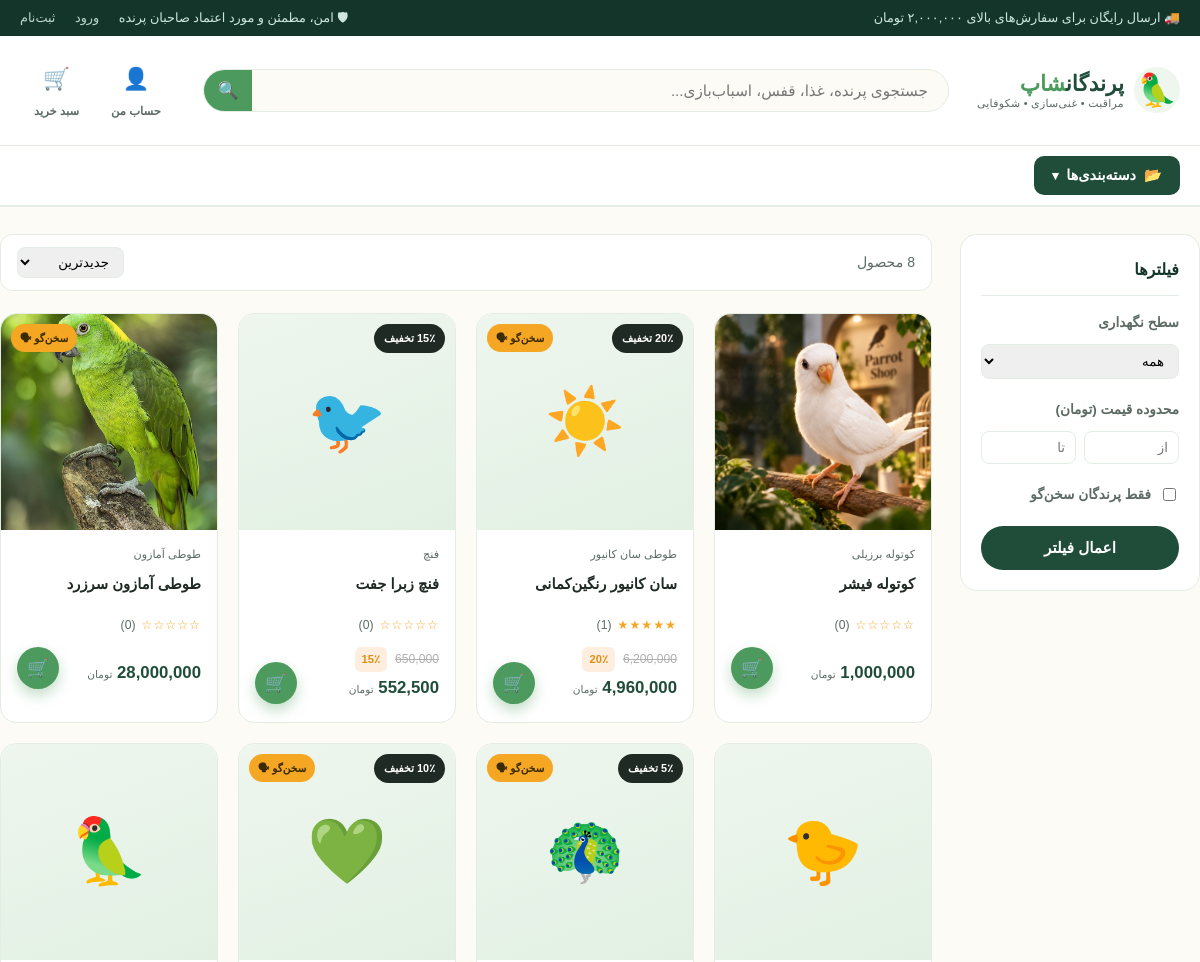
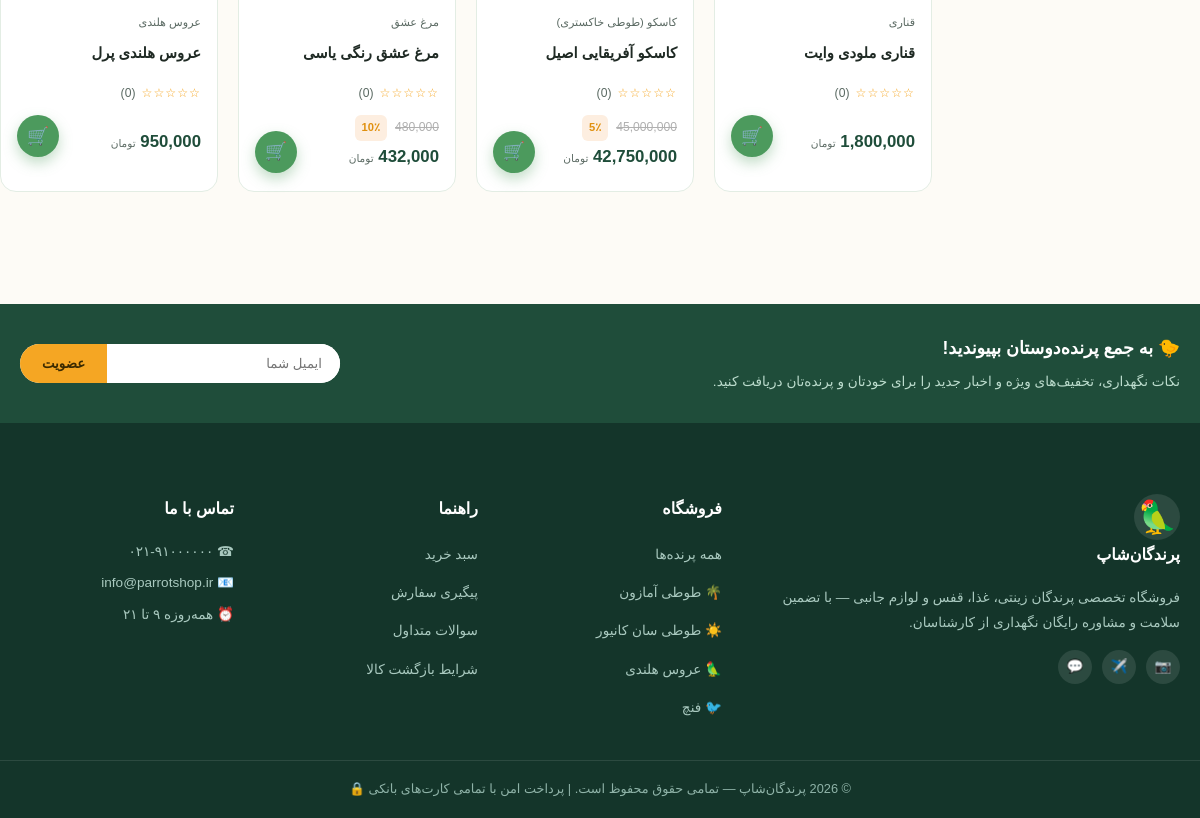
Page /birds/ on the committed database (2 pictures, top to bottom).
### shop/models.py (models this page shows, shortened)
class Bird(models.Model):
    GENDER_CHOICES = [("M", "نر"), ("F", "ماده"), ("U", "نامشخص")]
    LEVEL_CHOICES = [
        ("easy", "مناسب مبتدی"),
        ("medium", "نیاز به تجربه متوسط"),
        ("pro", "نیاز به نگهدارنده حرفه‌ای"),
    ]
    category = models.ForeignKey(Category, related_name="birds", on_delete=models.CASCADE, verbose_name="دسته‌بندی")
    name = models.CharField("نام", max_length=150)
    slug = models.SlugField(max_length=180, unique=True, blank=True, allow_unicode=True)
    species = models.CharField("گونه", max_length=150, blank=True)
    gender = models.CharField("جنسیت", max_length=1, choices=GENDER_CHOICES, default="U")
    age_months = models.PositiveIntegerField("سن (ماه)", default=0)
    color = models.CharField("رنگ", max_length=80, blank=True)
    care_level = models.CharField("سطح نگهداری", max_length=10, choices=LEVEL_CHOICES, default="easy")
    can_talk = models.BooleanField("سخن‌گو", default=False)
    image = models.ImageField("تصویر اصلی", upload_to="birds/", blank=True, null=True)
    short_description = models.CharField("توضیح کوتاه", max_length=255, blank=True)
    description = models.TextField("توضیحات کامل", blank=True)
    price = models.PositiveIntegerField("قیمت (تومان)")
    discount_percent = models.PositiveIntegerField("درصد تخفیف", default=0)
    stock = models.PositiveIntegerField("موجودی", default=0)
    is_featured = models.BooleanField("محصول ویژه", default=False)
    is_active = models.BooleanField("فعال", default=True)
    created_at = models.DateTimeField("تاریخ ثبت", auto_now_add=True)
    class Meta:
        verbose_name = "پرنده"
        verbose_name_plural = "پرنده‌ها"
        ordering = ["-created_at"]
    def get_absolute_url(self):
        return reverse("shop:product_detail", args=[self.slug])
    @property
    def final_price(self):
        if self.discount_percent:
            return int(self.price * (100 - self.discount_percent) / 100)
        return self.price
    @property
    def in_stock(self):
        return self.stock > 0
    @property
    def average_rating(self):
        agg = self.reviews.filter(is_approved=True).aggregate(models.Avg("rating"))
        return round(agg["rating__avg"] or 0, 1)
    @property
    def rating_count(self):
        return self.reviews.filter(is_approved=True).count()

class Category(models.Model):
    name = models.CharField("نام دسته", max_length=100)
    slug = models.SlugField(max_length=120, unique=True, blank=True, allow_unicode=True)
    icon = models.CharField("آیکون (ایموجی، اختیاری)", max_length=10, blank=True, default="🐦")
    image = models.ImageField("تصویر", upload_to="categories/", blank=True, null=True)
    order = models.PositiveIntegerField("ترتیب نمایش", default=0)
    class Meta:
        verbose_name = "دسته‌بندی"
        verbose_name_plural = "دسته‌بندی‌ها"
        ordering = ["order", "name"]
    def get_absolute_url(self):
        return reverse("shop:category_detail", args=[self.slug])

### shop/views.py (the view)
# urls.py: path("birds/", views.product_list, name="product_list"),
def product_list(request, category_slug=None):
    birds = Bird.objects.filter(is_active=True)
    category = None
    if category_slug:
        category = get_object_or_404(Category, slug=category_slug)
        birds = birds.filter(category=category)
    query = request.GET.get("q", "").strip()
    if query:
        birds = birds.filter(Q(name__icontains=query) | Q(species__icontains=query) | Q(description__icontains=query))
    care_level = request.GET.get("level")
    if care_level:
        birds = birds.filter(care_level=care_level)
    can_talk = request.GET.get("can_talk")
    if can_talk:
        birds = birds.filter(can_talk=True)
    min_price = request.GET.get("min_price")
    max_price = request.GET.get("max_price")
    if min_price:
        birds = birds.filter(price__gte=min_price)
    if max_price:
        birds = birds.filter(price__lte=max_price)
    sort = request.GET.get("sort", "new")
    sort_map = {
        "new": "-created_at",
        "price_asc": "price",
        "price_desc": "-price",
        "popular": "-is_featured",
    }
    birds = birds.order_by(sort_map.get(sort, "-created_at"))
    paginator = Paginator(birds, 12)
    page_obj = paginator.get_page(request.GET.get("page"))
    return render(request, "shop/product_list.html", {
        "page_obj": page_obj,
        "category": category,
        "categories": Category.objects.all(),
        "query": query,
        "sort": sort,
        "care_level": care_level,
    })

### cart/cart.py (called while the page is built)
    def __len__(self):
        return sum(item["quantity"] for item in self.cart.values())

### cart/context_processors.py (called while the page is built)
def cart(request):
    return {"cart": Cart(request)}

### shop/context_processors.py (called while the page is built)
def categories(request):
    return {"nav_categories": Category.objects.all()}

### shop/templatetags/shop_extras.py (called while the page is built)
@register.filter
def comma(value):
    try:
        value = int(value)
    except (TypeError, ValueError):
        return value
    return f"{value:,}"

### shop/templates/shop/product_list.html (shortened to what this page needs)
{% extends "base.html" %}
{% block content %}
<div class="container section" style="padding-top:28px;">
  <div class="list-layout">
    <aside class="filters-box">
      <h3>فیلترها</h3>
      <form method="get">
        <div class="filter-group">
          <label>سطح نگهداری</label>
          <select name="level" onchange="this.form.submit()">
            <option value="">همه</option>
          </select>
        </div>
        <div class="filter-group">
          <label>محدوده قیمت (تومان)</label>
          <div class="price-range">
            <input type="number" name="min_price" placeholder="از" value="{{ request.GET.min_price }}">
            <input type="number" name="max_price" placeholder="تا" value="{{ request.GET.max_price }}">
          </div>
        </div>
        <div class="filter-group checkbox-row">
          <input type="checkbox" name="can_talk" id="can_talk" value="1" {% if request.GET.can_talk %}checked{% endif %}>
          <label for="can_talk" style="margin:0;">فقط پرندگان سخن‌گو</label>
        </div>
        <button type="submit" class="btn btn-forest btn-block">اعمال فیلتر</button>
      </form>
    </aside>
    <div>
      <div class="list-toolbar">
        <span class="result-count">
          {{ page_obj.paginator.count }} محصول
        </span>
        <form method="get" id="sort-form">
          <select name="sort" onchange="this.form.submit()">
            <option value="new" {% if sort == "new" %}selected{% endif %}>جدیدترین</option>
          </select>
        </form>
      </div>
      {% if page_obj.object_list %}
      <div class="product-grid">
        {% for bird in page_obj %}
          {% include "shop/includes/product_card.html" %}
        {% endfor %}
      </div>
      {% else %}
      <div class="empty-state">
        <span class="emoji">🐦‍⬛</span>
        <p>محصولی با این مشخصات پیدا نشد.</p>
      </div>
      {% endif %}
    </div>
  </div>
</div>
{% endblock %}

### templates/base.html (shortened to what this page needs)
{% load static %}
<!DOCTYPE html>
<html lang="fa" dir="rtl">
<head>
<link rel="stylesheet" href="https://cdn.jsdelivr.net/gh/rastikerdar/vazirmatn@v33.003/Farsi-Digits/font-face.css">
<link rel="stylesheet" href="{% static 'css/style.css' %}">
</head>
<body>
<div class="topbar">
  <div class="container topbar-inner">
    <span>🚚 ارسال رایگان برای سفارش‌های بالای ۲,۰۰۰,۰۰۰ تومان</span>
    <span class="topbar-links">
      <span>🛡 امن، مطمئن و مورد اعتماد صاحبان پرنده</span>
      {% if user.is_authenticated %}
        <a href="{% url 'accounts:profile' %}">پیگیری سفارش</a>
        <a href="{% url 'accounts:logout' %}">خروج</a>
      {% else %}
        <a href="{% url 'accounts:login' %}">ورود</a>
        <a href="{% url 'accounts:register' %}">ثبت‌نام</a>
      {% endif %}
    </span>
  </div>
</div>
<header class="site-header">
  <div class="container header-inner">
    <a href="{% url 'shop:home' %}" class="brand">
      <span class="brand-icon">🦜</span>
      <span class="brand-text">
        <span class="brand-name">پرندگان<b>شاپ</b></span>
        <span class="brand-tag">مراقبت • غنی‌سازی • شکوفایی</span>
      </span>
    </a>
    <form action="{% url 'shop:product_list' %}" method="get" class="search-form">
      <input type="text" name="q" value="{{ query|default:'' }}" placeholder="جستجوی پرنده، غذا، قفس، اسباب‌بازی...">
      <button type="submit" aria-label="جستجو">🔍</button>
    </form>
    <div class="header-actions">
      <a href="{% url 'accounts:profile' %}" class="header-icon-link" title="حساب کاربری">
        <span class="icon">👤</span>
        <span class="label">حساب من</span>
      </a>
      <a href="{% url 'cart:cart_detail' %}" class="header-icon-link cart-link" title="سبد خرید">
        <span class="icon">🛒</span>
        <span class="label">سبد خرید</span>
      </a>
    </div>
  </div>
  <nav class="category-nav">
    <div class="container category-nav-inner">
      <div class="cat-dropdown" id="catDropdown">
        <button type="button" class="cat-dropdown-toggle" id="catDropdownToggle" aria-expanded="false">
          <span>📂</span> دسته‌بندی‌ها <span class="caret">▾</span>
        </button>
      </div>
    </div>
  </nav>
</header>
<main>
  {% block content %}{% endblock %}
</main>
<footer class="site-footer">
  <div class="newsletter-band">
    <div class="container newsletter-inner">
      <div>
        <h4>🐤 به جمع پرنده‌دوستان بپیوندید!</h4>
        <p>نکات نگهداری، تخفیف‌های ویژه و اخبار جدید را برای خودتان و پرنده‌تان دریافت کنید.</p>
      </div>
      <form class="newsletter-form" onsubmit="return false;">
        <input type="email" placeholder="ایمیل شما">
        <button type="submit">عضویت</button>
      </form>
    </div>
  </div>
  <div class="container footer-grid">
    <div class="footer-col">
      <h4><span class="brand-icon" style="background:rgba(255,255,255,.1);">🦜</span> پرندگان‌شاپ</h4>
      <p>فروشگاه تخصصی پرندگان زینتی، غذا، قفس و لوازم جانبی — با تضمین سلامت و مشاوره رایگان نگهداری از کارشناسان.</p>
      <div class="social-row">
        <a href="#" title="اینستاگرام">📷</a>
        <a href="#" title="تلگرام">✈️</a>
        <a href="#" title="واتس‌اپ">💬</a>
      </div>
    </div>
    <div class="footer-col">
      <h4>فروشگاه</h4>
      <ul>
        <li><a href="{% url 'shop:product_list' %}">همه پرنده‌ها</a></li>
        {% for cat in nav_categories|slice:":4" %}
        <li><a href="{{ cat.get_absolute_url }}">{{ cat.icon }} {{ cat.name }}</a></li>
        {% endfor %}
      </ul>
    </div>
    <div class="footer-col">
      <h4>راهنما</h4>
      <ul>
        <li><a href="{% url 'cart:cart_detail' %}">سبد خرید</a></li>
        <li><a href="{% url 'accounts:profile' %}">پیگیری سفارش</a></li>
        <li><a href="#">سوالات متداول</a></li>
        <li><a href="#">شرایط بازگشت کالا</a></li>
      </ul>
    </div>
    <div class="footer-col">
      <h4>تماس با ما</h4>
      <p>☎ ۰۲۱-۹۱۰۰۰۰۰۰</p>
      <p>📧 info@parrotshop.ir</p>
      <p>⏰ همه‌روزه ۹ تا ۲۱</p>
    </div>
  </div>
  <div class="footer-bottom">
    <div class="container">© {% now "Y" %} پرندگان‌شاپ — تمامی حقوق محفوظ است. | پرداخت امن با تمامی کارت‌های بانکی 🔒</div>
  </div>
</footer>
</body>
</html>

### shop/templates/shop/includes/product_card.html (shortened to what this page needs)
{% load shop_extras %}
<div class="product-card">
  <a href="{{ bird.get_absolute_url }}" class="product-media">
    {% if bird.discount_percent %}<span class="badge">{{ bird.discount_percent }}٪ تخفیف</span>{% endif %}
    {% if bird.can_talk %}<span class="badge-talk">سخن‌گو 🗣</span>{% endif %}
    {% if bird.image %}
      <img src="{{ bird.image.url }}" alt="{{ bird.name }}">
    {% else %}
      <span class="placeholder-emoji">{{ bird.category.icon|default:"🐦" }}</span>
    {% endif %}
  </a>
  <div class="product-body">
    <span class="product-cat">{{ bird.category.name }}</span>
    <a href="{{ bird.get_absolute_url }}" class="product-title">{{ bird.name }}</a>
    <div class="rating-row">
      <span class="stars">{% for i in "12345" %}{% if forloop.counter <= bird.average_rating %}★{% else %}☆{% endif %}{% endfor %}</span>
      <span>({{ bird.rating_count }})</span>
    </div>
    <div class="product-body-inner-row">
      <div>
        {% if bird.discount_percent %}
        <div class="price-row"><span class="price-old">{{ bird.price|comma }}</span><span class="discount-tag">{{ bird.discount_percent }}٪</span></div>
        {% endif %}
        <div class="price-row"><span class="price-new">{{ bird.final_price|comma }} <small>تومان</small></span></div>
      </div>
      <form action="{% url 'cart:cart_add' bird.id %}" method="post">
        <button type="submit" class="add-fab" title="افزودن به سبد" {% if not bird.in_stock %}disabled{% endif %}>🛒</button>
      </form>
    </div>
  </div>
</div>

### rows in the picture
Bird: image (picture), category.name "کوتوله برزیلی", name "کوتوله فیشر", rating_count "0", final_price|comma "1,000,000"
Bird: discount_percent "20", can_talk "سخن‌گو 🗣", category.icon "☀️", category.name "طوطی سان کانیور", name "سان کانیور رنگین‌کمانی", rating_count "1", price|comma "6,200,000", final_price|comma "4,960,000"
Bird: discount_percent "15", category.icon "🐦", category.name "فنچ", name "فنچ زبرا جفت", rating_count "0", price|comma "650,000", final_price|comma "552,500"
Bird: can_talk "سخن‌گو 🗣", image (picture), category.name "طوطی آمازون", name "طوطی آمازون سرزرد", rating_count "0", final_price|comma "28,000,000"
Bird: category.icon "🐤", category.name "قناری", name "قناری ملودی وایت", rating_count "0", final_price|comma "1,800,000"
Bird: discount_percent "5", can_talk "سخن‌گو 🗣", category.icon "🦚", category.name "کاسکو (طوطی خاکستری)", name "کاسکو آفریقایی اصیل", rating_count "0", price|comma "45,000,000", final_price|comma "42,750,000"
Bird: discount_percent "10", can_talk "سخن‌گو 🗣", category.icon "💚", category.name "مرغ عشق", name "مرغ عشق رنگی یاسی", rating_count "0", price|comma "480,000", final_price|comma "432,000"
Bird: category.icon "🦜", category.name "عروس هلندی", name "عروس هلندی پرل", rating_count "0", final_price|comma "950,000"
Category: icon "🌴", name "طوطی آمازون"
Category: icon "☀️", name "طوطی سان کانیور"
Category: icon "🦜", name "عروس هلندی"
Category: icon "🐦", name "فنچ"
